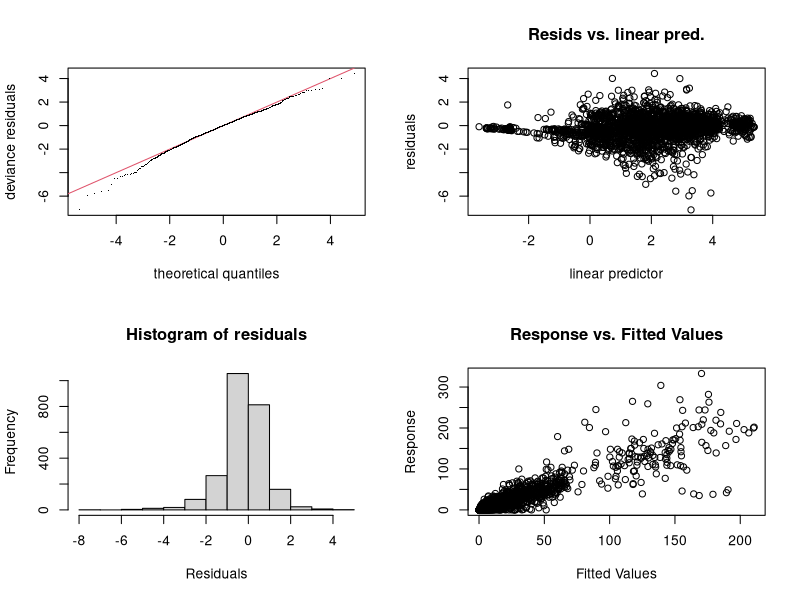

Recreate this plot in R. (Note: this script raises an error after producing the figure.)
################################################
#######   HGAM-based derivative models  ########
################################################

# Load libraries for functions used
library(tidyverse)
library(mgcv)


#######  diatom assemblages
#read dataframe with diatom absolute counts
mergedCores <- read.csv("data/mergedCores_counts4.csv")[-1] #read dataframe with diatom absolute counts including Fondococha

#import dataframe wiht old and new names to group
changes <- read.csv("data/old_new_nms_cores_counts.csv", stringsAsFactors = FALSE)
#new1: ecological groups
#new2: harmonized taxonomic names

#filter cores
select <- c("llaviucu")

# this is to select the most common species for a single lake   
core <- mergedCores %>% 
  filter(str_detect(lake, select))

agedepth <- core[, names(core) %in% c("depth", "upper_age", "lower_age", "lake")]
diat <- core[, !names(core) %in% c("depth", "upper_age", "lower_age", "lake")]
diat[is.na(diat)] <- 0

#Select most common species 
criteria <- 0.5 #% of the total samples

n.occur <- apply(diat>0, 2, sum)
diat_red <- diat[, n.occur > (dim(diat)[1])*criteria] #
diat <- cbind(agedepth, diat_red)

##This creates the dataset containing the most common species for a single lake core
#Gather
spp_thin <- diat %>% 
  gather(key = taxa, value = count, -depth, -upper_age, -lower_age,  -lake) #don't gather depths, ages and lake variables

diat_data <- spp_thin %>%
  mutate(taxa = plyr::mapvalues(taxa, from = changes$old, to = changes$new_2)) %>%
  group_by(depth) %>%
  mutate(total_sample = sum(count)) %>% 
  filter(!total_sample == "0") %>% #this is to remove empty samples
  filter(!upper_age == 0) %>% #this is to remove ages == 0 (triumfo and fondodocha record)
  mutate(log_total_counts = log10(total_sample+1)) %>%
  mutate(relative_abundance_percent = count / sum(count) * 100) %>%
  mutate(negAge = -upper_age) %>%
  mutate(AgeCE = upper_age*(-1)+1950) %>%
  #filter(AgeCE >= "0") %>%
  mutate(elapsedTime = abs(upper_age - lower_age)) %>%
  ungroup() %>%
  group_by(lake) %>%
  mutate(spp = factor(taxa)) 

levels(diat_data$spp)

#model S HGAM : similar smootheness between groups (spp) without global smooth 
#Eric's CHANGE: using negative binomial instead of Poisson, as there seems to be evidence of overdispersion in counts, and it results in smoother trends for each species
set.seed(10) #set a seed so this is repeatable

diatom_gam_S <- gam(count ~ s(negAge, spp, k=20, bs="fs") + offset(log_total_counts),
                    weights = elapsedTime / mean(elapsedTime),
                    data=diat_data, family = nb, 
                    knots = list(negAge=quantile(diat_data$negAge, seq(0,1, length=10))), #places notes at the deciles of sample ages
                    method = "REML")

summary(diatom_gam_S)
gam.check(diatom_gam_S)
draw(diatom_gam_S)

#model I HGAM: different smootheness for each taxa without global smooth
diatom_gam_I<- gam(count ~ s(negAge, by=spp, k=20, bs="fs") +
                     s(spp, bs="re") + offset(log_total_counts),
                   weights = elapsedTime / mean(elapsedTime),
                   data=diat_data, family = nb,
                   knots = list(negAge=quantile(diat_data$negAge, seq(0,1, length=10))), #places notes at the deciles of sample ages
                   method = "REML")

gam.check(diatom_gam_I)
draw(diatom_gam_I)

#Compare different model fits using AIC
AIC_table <- AIC(diatom_gam_S, diatom_gam_I)%>%
  rownames_to_column(var= "Model")%>%
  mutate(data_source = rep(c("diatom_data")))%>%
  group_by(data_source)%>%
  mutate(deltaAIC = AIC - min(AIC))%>%
  ungroup()%>%
  dplyr::select(-data_source)%>%
  mutate_at(.vars = vars(df,AIC, deltaAIC), 
            .funs = funs(round,.args = list(digits=0)))

#Create synthetic data to predict over a range of ages
diat_plot_data <- with(diat_data, as_tibble(expand.grid(negAge = seq(min(diat_data$negAge), max(diat_data$negAge)),
                                                        spp = factor(levels(diat_data$spp)),
                                                        log_total_counts = mean(log_total_counts))))

diat_modS_fit <- predict(diatom_gam_S, 
                         newdata = diat_plot_data,
                         se.fit = TRUE)

diat_modI_fit <- predict(diatom_gam_I,
                         newdata = diat_plot_data,
                         se.fit = TRUE)

#non-shared trends
diat_plot_data$modS_fit <- as.numeric(diat_modS_fit$fit)
diat_plot_data$modI_fit <- as.numeric(diat_modI_fit$fit)

# comparing non-shared trends
diat_plot_data <- gather(diat_plot_data, key=model, value=fit, modS_fit, modI_fit)

diat_plot_data <- mutate(diat_plot_data, se= c(as.numeric(diat_modS_fit$se.fit),
                                               as.numeric(diat_modI_fit$se.fit)),
                         upper = exp(fit + (2 * se)),
                         lower = exp(fit - (2 * se)),
                         fit   = exp(fit))

# For only one model
diat_plot_data <- gather(diat_plot_data, key=model, value=fit, modI_fit)
diat_plot_data <- mutate(diat_plot_data, se= c(as.numeric(diat_modI_fit$se.fit)),
                         upper = exp(fit + (2 * se)),
                         lower = exp(fit - (2 * se)),
                         fit   = exp(fit))

#Plot the model output for non-shared trends, with means plus standard deviations for each model.
diat_plot_model_labels <- paste("Model", c("S", "I"))
diat_plot_model_labels <- factor(diat_plot_model_labels, levels = diat_plot_model_labels)

#non-shared trends
theme_set(theme_bw())
theme_update(panel.grid = element_blank())

diat_plot <- ggplot(diat_plot_data) +
  facet_wrap(~spp, nrow = 4,scales = "free_y")+
  geom_ribbon(aes(x=negAge,
                  ymin = lower,
                  ymax = upper,
                  fill = model),
              alpha=0.2)+
  geom_point(data= diat_data, aes(x = negAge, y = count), size=0.06) +
  geom_line(aes(x = negAge, y = fit, color = model))+
  labs(y = "Absolute counts", x = "Age (cal yr BP)") +
  scale_fill_brewer(name = "", palette = "Dark2",
                    labels = diat_plot_model_labels) +
  scale_colour_brewer(name = "",
                      palette = "Dark2", labels = diat_plot_model_labels)+
  theme(legend.position = "top",
        strip.text = element_text(size=10))

diat_plot

##Derivatives and posterior distribution simulation
# Eric's code
set.seed(10) #set a seed so this is repeatable
n_sims = 250

n_length = 140

years <- seq(min(diat_plot_data$negAge),
             max(diat_plot_data$negAge),
             length.out = n_length)

model <- diatom_gam_S
#model <- diatom_gam_I

pred <- diat_modS_fit
#pred <- diat_modI_fit

# Generate multivariate normal simulations of model coefficients
random_coefs <- t(rmvn(n_sims, mu = coef(model),V = vcov(model)))

confint_sims <- crossing(spp=unique(diat_plot_data$spp),
                         negAge = seq(min(diat_plot_data$negAge),
                                      max(diat_plot_data$negAge),
                                      length.out = n_length),
                         log_total_counts=0)

map_pred_sims <- predict(model,
                         confint_sims,
                         type = "lpmatrix") %*% random_coefs %>%
  as_data_frame() %>%
  bind_cols(confint_sims)%>%
  gather(key = simulation, value = pred, -negAge, -log_total_counts,-spp)


#specifying the step size for numerical derivative calculations
delta = 0.01

#calculating the predicted value for the current year plus delta
step_ahead_fits = confint_sims %>%
  mutate(negAge = negAge+delta)%>%
  predict(model, 
          ., type = "lpmatrix") %*% random_coefs 


#calculating the predicted value for the current year minus delta
step_behind_fits = confint_sims %>%
  mutate(negAge = negAge-delta)%>%
  predict(model,
          ., type = "lpmatrix") %*% random_coefs 


#using the predicted values for year plus and minus delta to calculate
#derivatives for each species for each simulation
derivs <- calc_1st_deriv(step_behind_fits,step_ahead_fits,delta = delta)%>%
  as_data_frame()%>%
  bind_cols(confint_sims)%>%
  gather(key = simulation,value = deriv, -spp,-negAge, -log_total_counts)

#Creating summaries of derivatives for each simulation for each year
deriv_summaries <- derivs %>%
  group_by(negAge,simulation)%>%
  summarize(deriv_mean = mean(deriv),
            deriv_sd = sd(deriv))%>%
  group_by(negAge)%>% #turning derivative summaries into 95% confidence intervals
  select(-simulation)%>%
  summarize_all(.funs = list(lower = ~quantile(.,probs = 0.025),
                             upper = ~quantile(.,probs = 0.975),
                             med   = ~quantile(.,probs = 0.5)))

diatoms_deriv <- deriv_summaries

## save derivative summaries for later use
write.csv(deriv_summaries, "outputs/diatom-derivatives_24timeSteps.csv", row.names = FALSE)

########################################
####### HGAM pollen assemblages ########
########################################

# read data (drop Lycopodium counts)
pollen <- read.csv("data/llaviucu_pollen_counts.csv") %>%
  select(everything(), -contains("Lycopodium"))

# Read pollen ratios (Majoi's data) and merge charcoal data
pollen <- read.csv("data/llaviucu_pollen.csv") %>%
  select(depth,Charcoal.cc.) %>%
  left_join(pollen, by="depth")
  
#select human disturbance pollen taxa
agropastolarism_indicators <- c("Zea", "Hedyosmum", "Phaseolus", "Ipomoea", "Rumex", "Begoniaceae", 
                                "Alnus", "Cyperaceae", "Cecropia", "Asteracea", "sporormiella","Charcoal.cc.")
agropastolarism <- select(pollen, contains(agropastolarism_indicators))
agropastolarism <- data.frame(sapply(agropastolarism, function(x) as.numeric((x))))
agropastolarism[is.na(agropastolarism)] <- 0 #Replace NA (if any) by 0

#drop agropastoralism indicators from pollen dataset
pollen <- pollen %>%  select(everything(), -contains(agropastolarism_indicators))

## extract agedepth variables
agedepth <- pollen[,names(pollen) %in% c("depth", "upper_age", "lower_age")]
pollen <- pollen[,!(names(pollen) %in% c("upper_age", "lower_age", "depth"))]

pollen <- data.frame(sapply(pollen, function(x) as.numeric((x))))
pollen[is.na(pollen)] <- 0 #Replace NA (if any) by 0

## assign dataframe to analyze
#llaviucu_pollen <- pollen
llaviucu_pollen <- agropastolarism


#Select most common species (only for pollen dataset)
criteria <- 0.6 #% of the total samples

#this should be counts
n.occur <- apply(llaviucu_pollen>0, 2, sum)
pollen_red <- llaviucu_pollen[, n.occur > (dim(llaviucu_pollen)[1])*criteria] #

#assign to subset
pollen <- cbind(agedepth, pollen_red)
#pollen <- cbind(agedepth, agropastolarism)

#Gather
spp_thin <- pollen %>% 
  gather(key = taxa, value = count, -depth, -upper_age, -lower_age) #don't gather depths, ages and lake variables

pollen_data <- spp_thin %>%
  group_by(depth) %>%
  mutate(total_sample = sum(count)) %>% 
  filter(!total_sample == "0") %>% #this is to remove empty samples
  filter(!upper_age == 0) %>% #this is to remove ages == 0 
  mutate(log_total_counts = log10(total_sample+1)) %>%
  mutate(relative_abundance_percent = count / sum(count) * 100) %>%
  mutate(negAge = -upper_age) %>%
  mutate(AgeCE = upper_age*(-1)+1950) %>%
  mutate(elapsedTime = abs(upper_age - lower_age)) %>%
  ungroup() %>%
  mutate(spp = factor(taxa)) 

levels(pollen_data$spp)

#make it wide
pollen_data_wide <- pollen_data %>%
  select(depth, upper_age, lower_age, taxa, relative_abundance_percent) %>%
  spread(key = taxa, value = relative_abundance_percent) 


#model S HGAM : similar smootheness between groups (spp) without global smooth 
set.seed(10) #set a seed so this is repeatable

pollen_gam_S <- gam(count ~ s(negAge, spp, k=30, bs="fs") + offset(log_total_counts),
                    weights = elapsedTime / mean(elapsedTime),
                    data=pollen_data, family = nb, 
                    method = "REML")

summary(pollen_gam_S)
gam.check(pollen_gam_S)
draw(pollen_gam_S)

#model I HGAM: different smootheness for each taxa without global smooth
pollen_gam_I<- gam(count ~ s(negAge, by=spp, k=30, bs="fs") +
                     s(spp, bs="re") + offset(log_total_counts),
                   weights = elapsedTime / mean(elapsedTime),
                   data=pollen_data, family = nb,
                   method = "REML")

gam.check(pollen_gam_I)
draw(pollen_gam_I)

#Compare different model fits using AIC
AIC_table <- AIC(pollen_gam_S, pollen_gam_I)%>%
  rownames_to_column(var= "Model")%>%
  mutate(data_source = rep(c("diatom_data")))%>%
  group_by(data_source)%>%
  mutate(deltaAIC = AIC - min(AIC))%>%
  ungroup()%>%
  dplyr::select(-data_source)%>%
  mutate_at(.vars = vars(df,AIC, deltaAIC), 
            .funs = funs(round,.args = list(digits=0)))
AIC_table

#Create synthetic data to predict over a range of ages

## Here the synthetic data to predict should be over the range of diatom ages to get the same ages for the synchronous/asynchronous model
## see negAge argument
pollen_plot_data <- with(pollen_data, as_tibble(expand.grid(negAge = seq(min(diat_data$negAge), max(diat_data$negAge)),
                                                            spp = factor(levels(pollen_data$spp)),
                                                            log_total_counts = mean(log_total_counts))))

pollen_modS_fit <- predict(pollen_gam_S, 
                           newdata = pollen_plot_data,
                           se.fit = TRUE)

pollen_modI_fit <- predict(pollen_gam_I,
                           newdata = pollen_plot_data,
                           se.fit = TRUE)

#non-shared trends
pollen_plot_data$modS_fit <- as.numeric(pollen_modS_fit$fit)
pollen_plot_data$modI_fit <- as.numeric(pollen_modI_fit$fit)

# comparing non-shared trends
pollen_plot_data <- gather(pollen_plot_data, key=model, value=fit, modS_fit, modI_fit)
pollen_plot_data <- mutate(pollen_plot_data, se= c(as.numeric(pollen_modS_fit$se.fit),
                                                   as.numeric(pollen_modI_fit$se.fit)),
                           upper = exp(fit + (2 * se)),
                           lower = exp(fit - (2 * se)),
                           fit   = exp(fit))

# For one model only
pollen_plot_data <- gather(pollen_plot_data, key=model, value=fit, modS_fit)
pollen_plot_data <- mutate(pollen_plot_data, se= c(as.numeric(pollen_modS_fit$se.fit)),
                           upper = exp(fit + (2 * se)),
                           lower = exp(fit - (2 * se)),
                           fit   = exp(fit))

#Plot the model output for non-shared trends, with means plus standard deviations for each model.
pollen_plot_model_labels <- paste("Model", c("S", "I"))
pollen_plot_model_labels <- factor(pollen_plot_model_labels, levels = pollen_plot_model_labels)

#non-shared trends
theme_set(theme_bw())
theme_update(panel.grid = element_blank())

pollen_plt <- ggplot(pollen_plot_data) +
  facet_wrap(~spp, nrow = 4,scales = "free_y")+
  geom_ribbon(aes(x=negAge,
                  ymin = lower,
                  ymax = upper,
                  fill = model),
              alpha=0.2)+
  geom_point(data= pollen_data, aes(x = negAge, y = count), size=0.06) +
  geom_line(aes(x = negAge, y = fit, color = model))+
  labs(y = "Absolute counts", x = "Age (cal yr BP)") +
  scale_fill_brewer(name = "", palette = "Dark2",
                    labels = pollen_plot_model_labels) +
  scale_colour_brewer(name = "",
                      palette = "Dark2", labels = pollen_plot_model_labels)+
  theme(legend.position = "top",
        strip.text = element_text(size=10))

pollen_plt

ggsave("outputs/llaviucu_HGAM_agropastoralism.png",
       plot = pollen_plt ,
       width = 10,
       height=8,
       units="in",
       dpi = 400)


## save model results for later use
write.csv(pollen_plot_data, "outputs/pollen-natural-HGAMs-fitted-values.csv", row.names = FALSE)
write.csv(pollen_plot_data, "outputs/pollen-agrospastolarism-HGAMs-fitted-values.csv", row.names = FALSE)


##Derivatives and posterior distribution simulation
## Eric's code
#Function for calculating first derivatives of time series given a before,
#after, and delta step size
calc_1st_deriv = function(fit_before, fit_after,delta) {
  (fit_after-fit_before)/(2*delta)
}

set.seed(10) #set a seed so this is repeatable
n_sims = 250

n_length = 140

years <- seq(min(pollen_plot_data$negAge),
             max(pollen_plot_data$negAge),
             length.out = n_length)

model <- pollen_gam_S
model <- pollen_gam_I

pred <- pollen_modS_fit
pred <- pollen_modI_fit

# Generate multivariate normal simulations of model coefficients
random_coefs <- t(rmvn(n_sims, mu = coef(model),V = vcov(model)))

confint_sims <- crossing(spp=unique(pollen_plot_data$spp),
                         negAge = seq(min(pollen_plot_data$negAge),
                                      max(pollen_plot_data$negAge),
                                      length.out = n_length),
                         log_total_counts=0)

map_pred_sims <- predict(model,
                         confint_sims,
                         type = "lpmatrix") %*% random_coefs %>%
  as_data_frame() %>%
  bind_cols(confint_sims)%>%
  gather(key = simulation, value = pred, -negAge, -log_total_counts,-spp)


#specifying the step size for numerical derivative calculations
delta = 0.01

#calculating the predicted value for the current year plus delta
step_ahead_fits = confint_sims %>%
  mutate(negAge = negAge+delta)%>%
  predict(model, 
          ., type = "lpmatrix") %*% random_coefs 


#calculating the predicted value for the current year minus delta
step_behind_fits = confint_sims %>%
  mutate(negAge = negAge-delta)%>%
  predict(model,
          ., type = "lpmatrix") %*% random_coefs 


#using the predicted values for year plus and minus delta to calculate
#derivatives for each species for each simulation
derivs <- calc_1st_deriv(step_behind_fits,step_ahead_fits,delta = delta)%>%
  as_data_frame()%>%
  bind_cols(confint_sims)%>%
  gather(key = simulation,value = deriv, -spp,-negAge, -log_total_counts)

#Creating summaries of derivatives for each simulation for each year
deriv_summaries <- derivs %>%
  group_by(negAge,simulation)%>%
  summarize(deriv_mean = mean(deriv),
            deriv_sd = sd(deriv))%>%
  group_by(negAge)%>% #turning derivative summaries into 95% confidence intervals
  select(-simulation)%>%
  summarize_all(.funs = list(lower = ~quantile(.,probs = 0.025),
                             upper = ~quantile(.,probs = 0.975),
                             med   = ~quantile(.,probs = 0.5)))

#Plotting mean rate of change plus the 95% CI
mean_plot <- diatoms_deriv %>%
  ggplot(aes(x = negAge, 
             y = deriv_mean_med, 
             ymin = deriv_mean_lower,
             ymax = deriv_mean_upper))+
  geom_ribbon(fill="grey")+
  geom_line()+
  geom_hline(yintercept = 0, linetype=2) +
  scale_y_continuous("")+
  xlab("Cal years BP") +
  theme_bw()
mean_plot 

#Plotting standard deviation of rate of change plus the 95% CI
sd_plot <- deriv_summaries %>%
  ggplot(aes(x = negAge, 
             y = deriv_sd_med, 
             ymin=deriv_sd_lower,
             ymax=deriv_sd_upper))+
  geom_ribbon(fill="grey")+
  geom_line()+
  geom_hline(yintercept = 0, linetype=2) +
  scale_y_continuous("")+
  xlab("Cal years BP") +
  theme_bw()
sd_plot


## save derivative summaries for later use
write.csv(deriv_summaries, "outputs/pollen-natural-derivatives.csv", row.names = FALSE)
write.csv(deriv_summaries, "outputs/pollen-agropastoralism-derivatives.csv", row.names = FALSE)

# save derivative summaries at 24 time steps
write.csv(deriv_summaries, "outputs/pollen-agropastoralism-derivatives_24timeSteps.csv", row.names = FALSE)
write.csv(deriv_summaries, "outputs/pollen-natural-derivatives_24timeSteps.csv", row.names = FALSE)

#######################
## Ti GAM analysis ####
#######################

# read in XRF Llaviucu data (Majoi=pollen record)
llaviucu_xrf <- read.csv("data/XRFTransformed3000yrs.csv") %>% rename(age=age_calBP) 
Ti_xrf <- na.omit(llaviucu_xrf[, c("age", "Ti")]) %>% 
            mutate(negAge=-age) %>%
            mutate(logTi=log10(Ti+0.25))

elapsed <- diff(Ti_xrf$age)
Ti_xrf <- Ti_xrf[-nrow(Ti_xrf),] #remove the last observation
Ti_xrf$elapsedTime <- elapsed


#model GAM: 
set.seed(10) #set a seed so this is repeatable

Ti_gam <- gam(Ti ~ s(negAge, k=20),  weights = elapsedTime / mean(elapsedTime),
                    data=Ti_xrf,  select = TRUE, family = nb, 
                    method = "REML")

pacf(residuals(Ti_gam)) # indicates AR1
plot(Ti_gam, scale = 0)
gam.check(Ti_gam)
summary(Ti_gam)


## Here the synthetic data to predict should be over the range of diatom ages to get the same ages for the synchronous/asynchronous model
## see negAge argument
ti_plot_data <- with(Ti_xrf, 
                     as_tibble(expand.grid(negAge = seq(min(diat_data$negAge), max(diat_data$negAge)))))
                                                            

# Predict over the range of new values
Ti_mod_fit <- predict(Ti_gam, 
                           newdata = ti_plot_data,
                           se.fit = TRUE)


#
ti_plot_data$mod_fit <- as.numeric(Ti_mod_fit$fit)


# For one model only
ti_plot_data <- gather(ti_plot_data, key=model, value=fit, mod_fit)
ti_plot_data <- mutate(ti_plot_data, se= c(as.numeric(Ti_mod_fit$se.fit)),
                           upper = exp(fit + (2 * se)),
                           lower = exp(fit - (2 * se)),
                           fit   = exp(fit))

# Plot
theme_set(theme_bw())
theme_update(panel.grid = element_blank())

Ti_plt <- ggplot(ti_plot_data) +
  geom_ribbon(aes(x=negAge,
                  ymin = lower,
                  ymax = upper,
                  fill = model),
              alpha=0.2)+
  geom_point(data= Ti_xrf, aes(x = negAge, y = Ti), size=0.06) +
  geom_line(aes(x = negAge, y = fit, color = model))+
  labs(y = "Ti (counts)", x = "Age (cal yr BP)") +
  scale_fill_brewer(name = "", palette = "Dark2") +
  scale_colour_brewer(name = "",
                      palette = "Dark2")+
  theme(legend.position = "top",
        strip.text = element_text(size=10))

Ti_plt

# Save plot
ggsave("outputs/Ti_gam_model.png",
       plot = Ti_plt ,
       width = 10,
       height=8,
       units="in",
       dpi = 400)



##Derivatives and posterior distribution simulation
#Function for calculating first derivatives of time series given a before,
#after, and delta step size
calc_1st_deriv = function(fit_before, fit_after,delta) {
  (fit_after-fit_before)/(2*delta)
}

set.seed(10) #set a seed so this is repeatable
n_sims = 250

n_length = 140

years <- seq(min(ti_plot_data$negAge),
             max(ti_plot_data$negAge),
             length.out = n_length)

model <- Ti_gam
pred <- Ti_mod_fit

# Generate multivariate normal simulations of model coefficients
random_coefs <- t(rmvn(n_sims, mu = coef(model),V = vcov(model)))

confint_sims <- crossing(negAge = seq(min(ti_plot_data$negAge),
                                      max(ti_plot_data$negAge),
                                      length.out = n_length))

map_pred_sims <- predict(model,
                         confint_sims,
                         type = "lpmatrix") %*% random_coefs %>%
  as_data_frame() %>%
  bind_cols(confint_sims)%>%
  gather(key = simulation, value = pred, -negAge)


#specifying the step size for numerical derivative calculations
delta = 0.01

#calculating the predicted value for the current year plus delta
step_ahead_fits = confint_sims %>%
  mutate(negAge = negAge+delta)%>%
  predict(model, 
          ., type = "lpmatrix") %*% random_coefs 


#calculating the predicted value for the current year minus delta
step_behind_fits = confint_sims %>%
  mutate(negAge = negAge-delta)%>%
  predict(model,
          ., type = "lpmatrix") %*% random_coefs 


#using the predicted values for year plus and minus delta to calculate
#derivatives for each species for each simulation
derivs <- calc_1st_deriv(step_behind_fits,step_ahead_fits,delta = delta)%>%
  as_data_frame()%>%
  bind_cols(confint_sims)%>%
  gather(key = simulation,value = deriv, -negAge)

#Creating summaries of derivatives for each simulation for each year
deriv_summaries <- derivs %>%
  group_by(negAge)%>%
  summarize(deriv_mean = mean(deriv),
            deriv_sd = sd(deriv))%>%
  group_by(negAge)%>% #turning derivative summaries into 95% confidence intervals
  #select(-simulation)%>%
  summarize_all(.funs = list(lower = ~quantile(.,probs = 0.025),
                             upper = ~quantile(.,probs = 0.975),
                             med   = ~quantile(.,probs = 0.5)))

#Plotting mean rate of change plus the 95% CI
mean_plot <- deriv_summaries %>%
  ggplot(aes(x = negAge, 
             y = deriv_mean_med, 
             ymin = deriv_mean_lower,
             ymax = deriv_mean_upper))+
  geom_ribbon(fill="grey")+
  geom_line()+
  geom_hline(yintercept = 0, linetype=2) +
  scale_y_continuous("")+
  xlab("Cal years BP") +
  theme_bw()
mean_plot 

#Plotting standard deviation of rate of change plus the 95% CI
sd_plot <- deriv_summaries %>%
  ggplot(aes(x = negAge, 
             y = deriv_sd_med, 
             ymin=deriv_sd_lower,
             ymax=deriv_sd_upper))+
  geom_ribbon(fill="grey")+
  geom_line()+
  geom_hline(yintercept = 0, linetype=2) +
  scale_y_continuous("")+
  xlab("Cal years BP") +
  theme_bw()
sd_plot

# Save derivative results
write.csv(deriv_summaries, "outputs/Ti-gam-derivatives_24timeSteps.csv", row.names = FALSE)


## Read HGAM-derivatives results for plotting
deriv_summaries_pollen <- read.csv("outputs/pollen-natural-derivatives.csv") %>%
  mutate(proxy="pollen") 

deriv_summaries_All_pollen <- read.csv("outputs/pollen-agropastoralism-derivatives.csv") %>%
  mutate(proxy="agropastoralism") %>%
  bind_rows(deriv_summaries_pollen)

#Plotting mean rate of change plus the 95% CI
mean_plot <- deriv_summaries_All_pollen %>%
  ggplot(aes(x = negAge, 
             y = deriv_mean_med, 
             ymin = deriv_mean_lower,
             ymax = deriv_mean_upper))+
  geom_ribbon(fill="grey")+
  geom_line()+
  geom_hline(yintercept = 0, linetype=2) +
  scale_y_continuous("")+
  facet_wrap(~proxy, scales = "free")+
  xlab("Cal years BP") +
  theme_bw()
mean_plot 


#Plotting standard deviation of rate of change plus the 95% CI
sd_plot <- deriv_summaries_All_pollen %>%
  ggplot(aes(x = negAge, 
             y = deriv_sd_med, 
             ymin=deriv_sd_lower,
             ymax=deriv_sd_upper))+
  geom_ribbon(fill="grey")+
  geom_line()+
  geom_hline(yintercept = 0, linetype=2) +
  scale_y_continuous("")+
  facet_wrap(~proxy, scales = "free")+
  xlab("Cal years BP") +
  theme_bw()
sd_plot

mean_sd_pl_pollen <- plot_grid(mean_plot, sd_plot, align = "v", nrow = 2, labels="auto")
mean_sd_pl_pollen

ggsave("outputs/llaviucu_HGAM_pollen.png",
       plot = mean_sd_pl_pollen ,
       width = 10,
       height=8,
       units="in",
       dpi = 400)



## Read in Diatom HGAM derivatives and merge with pollen derivatives
deriv_summaries_all <- read.csv("outputs/diatom-derivatives.csv") %>%
  mutate(proxy="diatoms") %>%
  bind_rows(deriv_summaries_All_pollen)

#write.csv(deriv_summaries_all, "outputs/diatom_pollen_derivatives.csv")

#Plotting mean rate of change plus the 95% CI
deriv_summaries_all$proxy <- factor(deriv_summaries_all$proxy, ordered = TRUE, levels = c("diatoms", "agropastoralism", "pollen"))

mean_plot <- deriv_summaries_all %>%
  ggplot(aes(x = -negAge, 
             y = deriv_mean_med, 
             ymin = deriv_mean_lower,
             ymax = deriv_mean_upper))+
  geom_ribbon(fill="grey")+
  geom_line()+
  geom_hline(yintercept = 0, linetype=2) +
  scale_y_continuous("Average rate of change of log-abundance (year-1)")+
  xlab("Cal yr BP") +
  facet_wrap(~proxy, scales="free")+
  ggtitle("")+
  theme_bw()
mean_plot 


#Plotting standard deviation of rate of change plus the 95% CI
sd_plot <- deriv_summaries_all %>%
  ggplot(aes(x = -negAge, 
             y = deriv_sd_med, 
             ymin=deriv_sd_lower,
             ymax=deriv_sd_upper))+
  geom_ribbon(fill="grey")+
  geom_line()+
  geom_hline(yintercept = 0, linetype=2) +
  scale_y_continuous("")+
  xlab("Cal years BP") +
  facet_wrap(~proxy, scales="free")+
  theme_bw()
sd_plot


# natural, agropastoralism and diatoms
library(cowplot)
mean_sd_pl_all <- plot_grid(mean_plot, sd_plot, align = "hv", 
                            nrow=2,ncol = 1, axis="tblr", labels="auto")
mean_sd_pl_all

# save plot
ggsave("outputs/llaviucu_HGAMderivative_logAbnd.png",
       plot = mean_plot,
       width = 10,
       height=6,
       units="in",
       dpi = 400)




